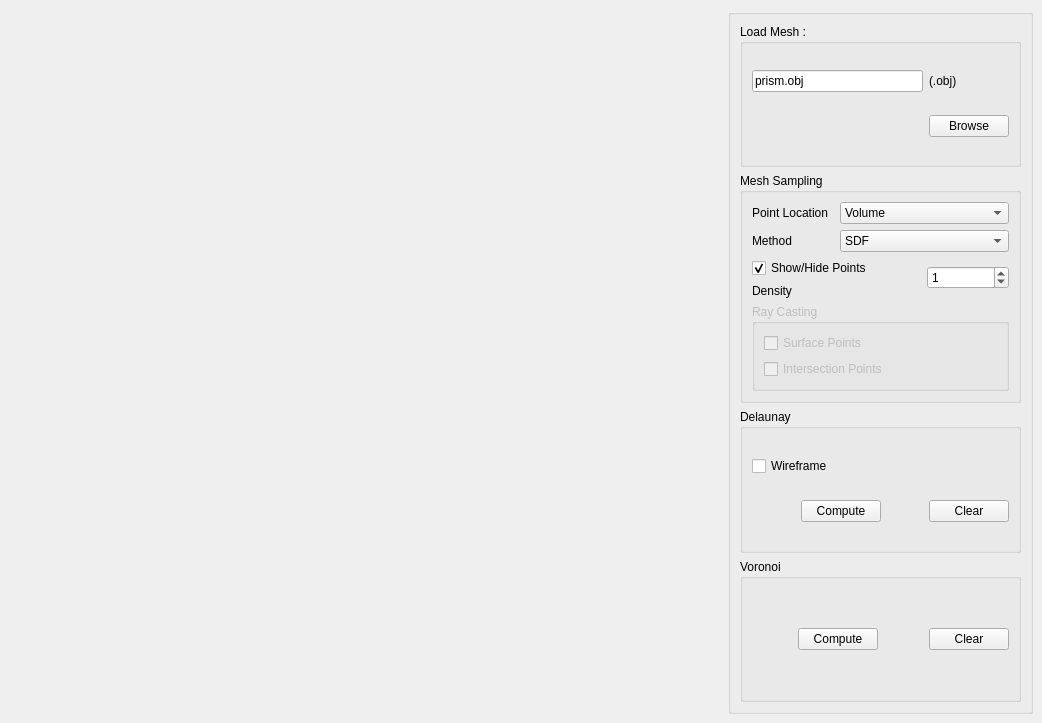
<?xml version="1.0" encoding="UTF-8"?>
<ui version="4.0">
 <class>MainWindow</class>
 <widget class="QMainWindow" name="MainWindow">
  <property name="geometry">
   <rect>
    <x>0</x>
    <y>0</y>
    <width>1042</width>
    <height>723</height>
   </rect>
  </property>
  <property name="windowTitle">
   <string>MainWindow</string>
  </property>
  <widget class="QWidget" name="centralwidget">
   <layout class="QGridLayout" name="s_mainGridLayout">
    <item row="0" column="0">
     <spacer name="horizontalSpacer">
      <property name="orientation">
       <enum>Qt::Horizontal</enum>
      </property>
      <property name="sizeHint" stdset="0">
       <size>
        <width>719</width>
        <height>20</height>
       </size>
      </property>
     </spacer>
    </item>
    <item row="0" column="1">
     <widget class="QGroupBox" name="groupBox">
      <property name="title">
       <string/>
      </property>
      <layout class="QGridLayout" name="gridLayout_7">
       <item row="0" column="0">
        <widget class="QGroupBox" name="groupBox_2">
         <property name="title">
          <string>Load Mesh :</string>
         </property>
         <layout class="QGridLayout" name="gridLayout">
          <item row="0" column="0">
           <widget class="QLineEdit" name="m_filePath">
            <property name="text">
             <string>prism.obj</string>
            </property>
           </widget>
          </item>
          <item row="0" column="1">
           <widget class="QLabel" name="label">
            <property name="text">
             <string>(.obj)</string>
            </property>
           </widget>
          </item>
          <item row="1" column="0">
           <spacer name="horizontalSpacer_6">
            <property name="orientation">
             <enum>Qt::Horizontal</enum>
            </property>
            <property name="sizeHint" stdset="0">
             <size>
              <width>150</width>
              <height>20</height>
             </size>
            </property>
           </spacer>
          </item>
          <item row="1" column="1">
           <widget class="QPushButton" name="m_browse">
            <property name="text">
             <string>Browse</string>
            </property>
           </widget>
          </item>
         </layout>
        </widget>
       </item>
       <item row="1" column="0">
        <widget class="QGroupBox" name="groupBox_3">
         <property name="title">
          <string>Mesh Sampling</string>
         </property>
         <layout class="QGridLayout" name="gridLayout_3">
          <item row="0" column="0">
           <widget class="QLabel" name="label_5">
            <property name="text">
             <string>Point Location</string>
            </property>
           </widget>
          </item>
          <item row="0" column="1" colspan="2">
           <widget class="QComboBox" name="m_pointOn">
            <item>
             <property name="text">
              <string>Volume</string>
             </property>
            </item>
            <item>
             <property name="text">
              <string>Surface</string>
             </property>
            </item>
           </widget>
          </item>
          <item row="1" column="0">
           <widget class="QLabel" name="label_2">
            <property name="text">
             <string>Method</string>
            </property>
           </widget>
          </item>
          <item row="1" column="1" colspan="2">
           <widget class="QComboBox" name="m_method">
            <item>
             <property name="text">
              <string>SDF</string>
             </property>
            </item>
            <item>
             <property name="text">
              <string>Ray Casting</string>
             </property>
            </item>
           </widget>
          </item>
          <item row="2" column="0" colspan="2">
           <widget class="QCheckBox" name="m_points">
            <property name="enabled">
             <bool>true</bool>
            </property>
            <property name="text">
             <string>Show/Hide Points</string>
            </property>
            <property name="checked">
             <bool>true</bool>
            </property>
           </widget>
          </item>
          <item row="2" column="2" rowspan="2">
           <widget class="QSpinBox" name="m_density">
            <property name="maximum">
             <number>1000</number>
            </property>
            <property name="value">
             <number>1</number>
            </property>
           </widget>
          </item>
          <item row="3" column="0">
           <widget class="QLabel" name="label_3">
            <property name="text">
             <string>Density</string>
            </property>
           </widget>
          </item>
          <item row="4" column="0" colspan="3">
           <widget class="QGroupBox" name="m_rayCastingGB">
            <property name="enabled">
             <bool>false</bool>
            </property>
            <property name="title">
             <string>Ray Casting</string>
            </property>
            <layout class="QGridLayout" name="gridLayout_2">
             <item row="0" column="0">
              <widget class="QCheckBox" name="m_surfacePoints">
               <property name="enabled">
                <bool>false</bool>
               </property>
               <property name="text">
                <string>Surface Points</string>
               </property>
              </widget>
             </item>
             <item row="1" column="0">
              <widget class="QCheckBox" name="m_intersectionPoints">
               <property name="enabled">
                <bool>false</bool>
               </property>
               <property name="text">
                <string>Intersection Points</string>
               </property>
              </widget>
             </item>
            </layout>
           </widget>
          </item>
         </layout>
        </widget>
       </item>
       <item row="2" column="0">
        <widget class="QGroupBox" name="groupBox_5">
         <property name="title">
          <string>Delaunay</string>
         </property>
         <layout class="QGridLayout" name="gridLayout_5">
          <item row="0" column="0" colspan="2">
           <widget class="QCheckBox" name="m_dWireframe">
            <property name="text">
             <string>Wireframe</string>
            </property>
           </widget>
          </item>
          <item row="1" column="0">
           <spacer name="horizontalSpacer_2">
            <property name="orientation">
             <enum>Qt::Horizontal</enum>
            </property>
            <property name="sizeHint" stdset="0">
             <size>
              <width>25</width>
              <height>20</height>
             </size>
            </property>
           </spacer>
          </item>
          <item row="1" column="1">
           <widget class="QPushButton" name="m_dCompute">
            <property name="text">
             <string>Compute</string>
            </property>
           </widget>
          </item>
          <item row="1" column="2">
           <spacer name="horizontalSpacer_3">
            <property name="orientation">
             <enum>Qt::Horizontal</enum>
            </property>
            <property name="sizeHint" stdset="0">
             <size>
              <width>25</width>
              <height>20</height>
             </size>
            </property>
           </spacer>
          </item>
          <item row="1" column="3">
           <widget class="QPushButton" name="m_dClear">
            <property name="text">
             <string>Clear</string>
            </property>
           </widget>
          </item>
         </layout>
        </widget>
       </item>
       <item row="3" column="0">
        <widget class="QGroupBox" name="groupBox_6">
         <property name="title">
          <string>Voronoi</string>
         </property>
         <layout class="QGridLayout" name="gridLayout_4">
          <item row="0" column="0">
           <spacer name="horizontalSpacer_4">
            <property name="orientation">
             <enum>Qt::Horizontal</enum>
            </property>
            <property name="sizeHint" stdset="0">
             <size>
              <width>25</width>
              <height>20</height>
             </size>
            </property>
           </spacer>
          </item>
          <item row="0" column="1">
           <widget class="QPushButton" name="m_vCompute">
            <property name="text">
             <string>Compute</string>
            </property>
           </widget>
          </item>
          <item row="0" column="2">
           <spacer name="horizontalSpacer_5">
            <property name="orientation">
             <enum>Qt::Horizontal</enum>
            </property>
            <property name="sizeHint" stdset="0">
             <size>
              <width>25</width>
              <height>20</height>
             </size>
            </property>
           </spacer>
          </item>
          <item row="0" column="3">
           <widget class="QPushButton" name="m_vClear">
            <property name="text">
             <string>Clear</string>
            </property>
           </widget>
          </item>
         </layout>
        </widget>
       </item>
      </layout>
     </widget>
    </item>
   </layout>
  </widget>
 </widget>
 <resources/>
 <connections/>
</ui>
